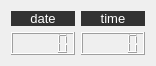
   <widget class="QWidget" name="">
    <property name="geometry">
     <rect>
      <x>740</x>
      <y>530</y>
      <width>140</width>
      <height>49</height>
     </rect>
    </property>
    <layout class="QHBoxLayout" name="horizontalLayout_19">
     <item>
      <layout class="QVBoxLayout" name="verticalLayout_24">
       <item>
        <widget class="QLabel" name="humL_11">
         <property name="font">
          <font>
           <family>Arial</family>
           <pointsize>10</pointsize>
           <weight>50</weight>
           <bold>false</bold>
          </font>
         </property>
         <property name="styleSheet">
          <string notr="true">background-color: rgb(50, 50, 50);
color: rgb(255, 255, 255);
gridline-color: rgb(255, 255, 255);</string>
         </property>
         <property name="text">
          <string>date</string>
         </property>
         <property name="alignment">
          <set>Qt::AlignCenter</set>
         </property>
        </widget>
       </item>
       <item>
        <widget class="QLCDNumber" name="dateLCD"/>
       </item>
      </layout>
     </item>
     <item>
      <layout class="QVBoxLayout" name="verticalLayout_23">
       <item>
        <widget class="QLabel" name="humL_10">
         <property name="font">
          <font>
           <family>Arial</family>
           <pointsize>10</pointsize>
           <weight>50</weight>
           <bold>false</bold>
          </font>
         </property>
         <property name="styleSheet">
          <string notr="true">background-color: rgb(50, 50, 50);
color: rgb(255, 255, 255);
gridline-color: rgb(255, 255, 255);</string>
         </property>
         <property name="text">
          <string>time</string>
         </property>
         <property name="alignment">
          <set>Qt::AlignCenter</set>
         </property>
        </widget>
       </item>
       <item>
        <widget class="QLCDNumber" name="timeLCD"/>
       </item>
      </layout>
     </item>
    </layout>
   </widget>
